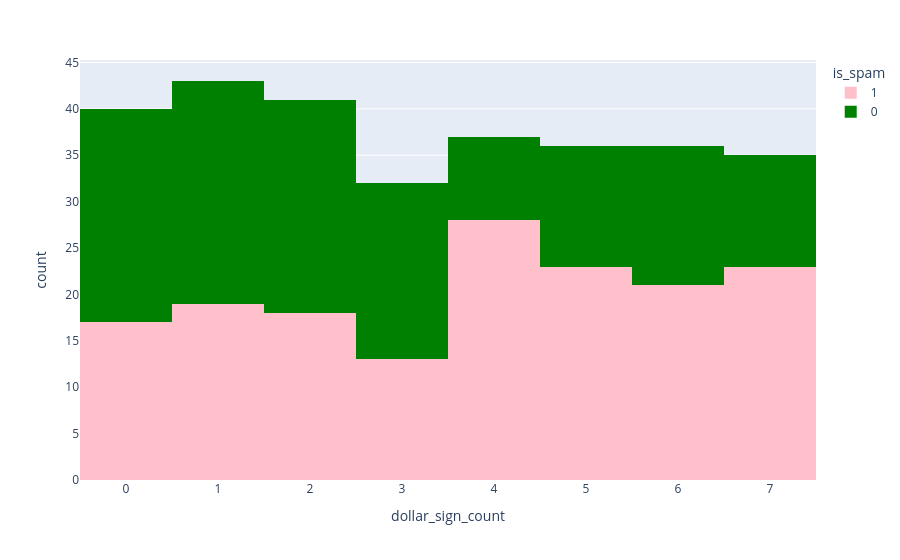

The notebook cell saved with this chart:
### Code cell
px.histogram(data_frame=df, x='dollar_sign_count', color='is_spam',color_discrete_sequence=['pink', 'green'])

### Figure 1 — Plotly figure (JSON) as saved in the notebook; plotly's stock layout.template omitted (floating-point values rounded to 4 significant figures; data arrays with more than 128 entries replaced by an {"elided": "..."} marker saying what was removed)
{"data": [{"bingroup": "x", "hovertemplate": "is_spam=1<br>dollar_sign_count=%{x}<br>count=%{y}<extra></extra>", "legendgroup": "1", "marker": {"color": "pink", "pattern": {"shape": ""}}, "name": "1", "orientation": "v", "showlegend": true, "type": "histogram", "x": {"elided": "162 int values"}, "xaxis": "x", "yaxis": "y"}, {"bingroup": "x", "hovertemplate": "is_spam=0<br>dollar_sign_count=%{x}<br>count=%{y}<extra></extra>", "legendgroup": "0", "marker": {"color": "green", "pattern": {"shape": ""}}, "name": "0", "orientation": "v", "showlegend": true, "type": "histogram", "x": {"elided": "138 int values"}, "xaxis": "x", "yaxis": "y"}], "layout": {"barmode": "relative", "legend": {"title": {"text": "is_spam"}, "tracegroupgap": 0}, "margin": {"t": 60}, "xaxis": {"anchor": "y", "domain": [0, 1], "title": {"text": "dollar_sign_count"}}, "yaxis": {"anchor": "x", "domain": [0, 1], "title": {"text": "count"}}}}
